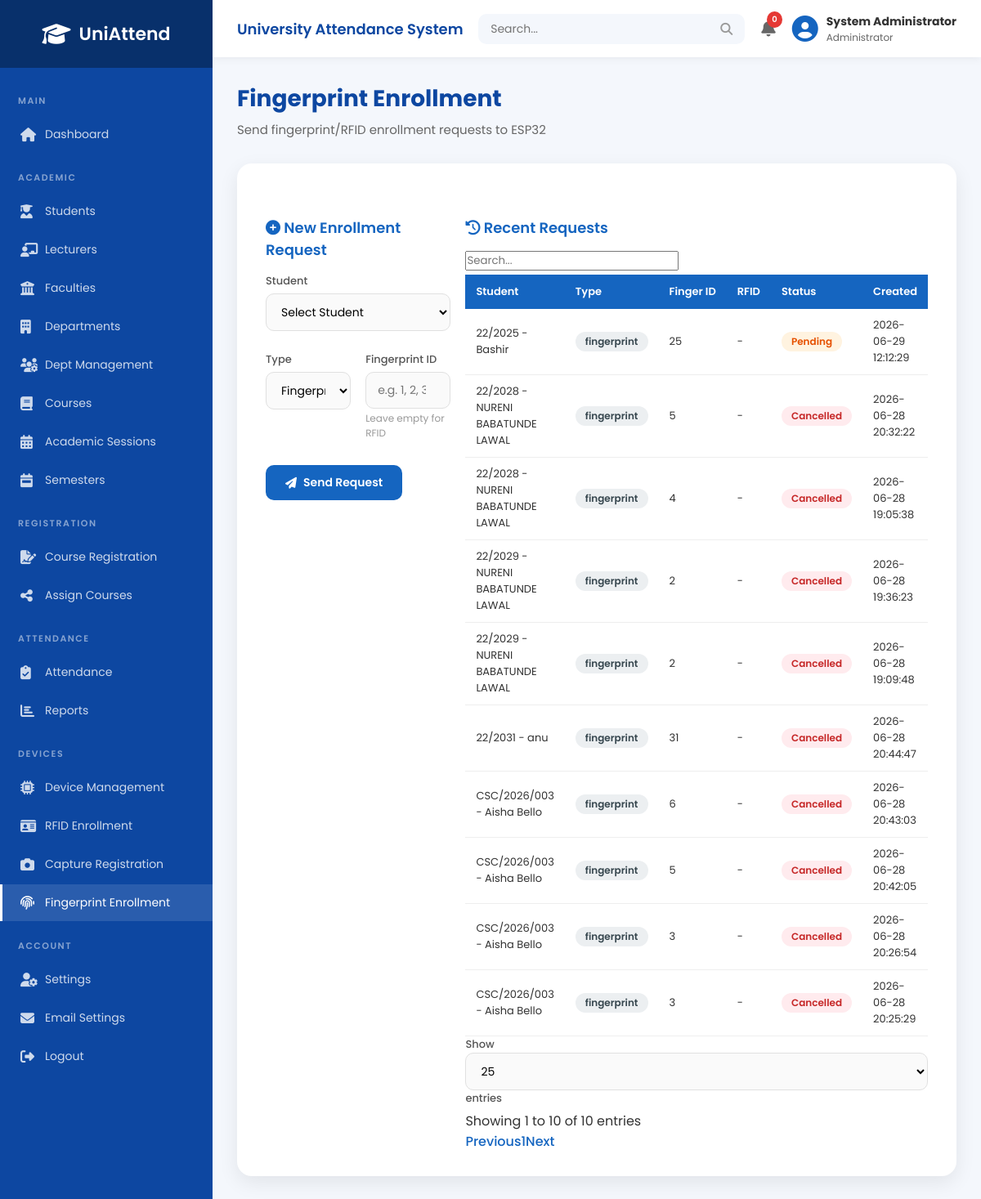
Page /admin/device_enrollment.php (signed in) on the committed database.
### tables this page shows
CREATE TABLE `enrollment_requests` (
  `id` int(11) NOT NULL,
  `student_id` int(11) NOT NULL,
  `enrollment_type` enum('fingerprint','rfid') NOT NULL,
  `fingerprint_id` int(11) DEFAULT NULL,
  `rfid_uid` varchar(100) DEFAULT NULL,
  `status` enum('Pending','Completed','Cancelled') DEFAULT 'Pending',
  `created_at` timestamp NOT NULL DEFAULT current_timestamp(),
  `completed_at` datetime DEFAULT NULL
);

CREATE TABLE `students` (
  `id` int(11) NOT NULL,
  `matric_no` varchar(50) NOT NULL,
  `fullname` varchar(150) NOT NULL,
  `email` varchar(150) DEFAULT NULL,
  `password` varchar(255) NOT NULL,
  `phone` varchar(20) DEFAULT NULL,
  `gender` enum('Male','Female') DEFAULT NULL,
  `department_id` int(11) NOT NULL,
  `level` varchar(20) NOT NULL,
  `academic_session_id` int(11) NOT NULL,
  `fingerprint_id` int(11) DEFAULT NULL,
  `rfid_uid` varchar(100) DEFAULT NULL,
  `passport` varchar(255) DEFAULT NULL,
  `status` enum('Active','Inactive') DEFAULT 'Active',
  `created_at` timestamp NOT NULL DEFAULT current_timestamp()
);

### admin/device_enrollment.php (the view, shortened to what this page needs)
<?php
require_once __DIR__ . '/../php/db_connect.php';
$requests = mysqli_query($conn, "SELECT r.*, s.fullname, s.matric_no FROM enrollment_requests r JOIN students s ON r.student_id = s.id ORDER BY r.id DESC LIMIT 10");
include "includes/header.php";
include "includes/sidebar.php";
include "includes/navbar.php";
?>
<div class="main-content">
<div class="page-title"><h1>Fingerprint Enrollment</h1><p>Send fingerprint/RFID enrollment requests to ESP32</p></div>
<div class="form-box">
<div class="form-row">
<form method="POST">
<h3><i class="fas fa-plus-circle"></i> New Enrollment Request</h3>
<label>Student</label>
<select name="student_id" required>
<option value="">Select Student</option>
</select>
<br><br>
<div class="form-row">
<div><label>Type</label><select name="enrollment_type" required>
<option value="fingerprint">Fingerprint</option>
</select></div>
<div><label>Fingerprint ID</label><input type="number" name="fingerprint_id" placeholder="e.g. 1, 2, 3"><small>Leave empty for RFID</small></div>
</div>
<br>
<button type="submit" class="btn btn-primary"><i class="fas fa-paper-plane"></i> Send Request</button>
</form>
<div>
<h3><i class="fas fa-history"></i> Recent Requests</h3>
<div class="table-wrap">
<table class="datatable">
<thead><tr><th>Student</th><th>Type</th><th>Finger ID</th><th>RFID</th><th>Status</th><th>Created</th></tr></thead>
<tbody>
<?php while ($r = mysqli_fetch_assoc($requests)) { ?>
<tr>
<td><?php echo $r['matric_no'] . " - " . $r['fullname']; ?></td>
<td><span class="badge badge-dark"><?php echo $r['enrollment_type']; ?></span></td>
<td><?php echo $r['fingerprint_id'] ?: '-'; ?></td>
<td><?php echo $r['rfid_uid'] ?: '-'; ?></td>
<td><span class="badge <?php echo $r['status']=='Completed'?'badge-success':($r['status']=='Cancelled'?'badge-danger':'badge-warning'); ?>"><?php echo $r['status']; ?></span></td>
<td><?php echo $r['created_at']; ?></td>
</tr>
<?php } ?>
</tbody>
</table>
</div>
</div>
</div>
</div>
</div>
<?php include "includes/footer.php"; ?>

### admin/assets/css/style.css (style rules this page uses)
:root { --primary: #1565c0; --primary-dark: #0d47a1; --primary-light: #42a5f5; --sidebar-bg: #0d47a1; --sidebar-dark: #08306b; --success: #4caf50; --success-bg: #e8f5e9; --success-text: #2e7d32; --danger: #e53935; --danger-bg: #ffebee; --danger-text: #c62828; --warning: #fb8c00; --warning-bg: #fff3e0; --warning-text: #e65100; --info: #2196f3; --info-bg: #e3f2fd; --info-text: #1565c0; --purple: #8e24aa; --dark: #37474f; --bg: #f4f7fc; --card-bg: #ffffff; --text: #333; --text-light: #666; --border: #e0e0e0; --radius: 18px; --radius-sm: 10px; --shadow: 0 8px 25px rgba(0,0,0,.08); --shadow-hover: 0 12px 35px rgba(0,0,0,.12); --transition: .3s; }
* { margin:0; padding:0; box-sizing:border-box; font-family:'Poppins',sans-serif; }
body { background:var(--bg); color:var(--text); min-height:100vh; }
.main-content { margin-left:260px; padding:30px; width:calc(100% - 260px); }
.page-title { margin-bottom:25px; }
.page-title h1 { font-size:28px; font-weight:700; color:var(--primary-dark); }
.page-title p { margin-top:5px; color:var(--text-light); font-size:15px; }
.form-box { max-width:1100px; margin:30px auto; background:var(--card-bg); padding:30px 35px; border-radius:var(--radius); box-shadow:var(--shadow); }
.form-box h3 { font-size:18px; font-weight:600; color:var(--primary); margin:25px 0 15px; padding-top:10px; }
.form-box label { display:block; font-weight:500; font-size:13px; color:#555; margin-bottom:5px; }
.form-box input[type="text"], .form-box input[type="email"], .form-box input[type="password"], .form-box input[type="number"], .form-box input[type="date"], .form-box input[type="tel"], .form-box select { width:100%; padding:11px 14px; border:1.5px solid var(--border); border-radius:var(--radius-sm); font-size:14px; outline:none; transition:var(--transition); background:#fafafa; }
.form-box small { display:block; color:#999; font-size:12px; margin-top:3px; }
.form-row { display:grid; grid-template-columns:1fr 1fr; gap:18px; }
.btn { display:inline-flex; align-items:center; gap:8px; padding:11px 24px; border:none; border-radius:var(--radius-sm); font-size:14px; font-weight:600; cursor:pointer; transition:var(--transition); text-decoration:none; }
.btn-primary { background:var(--primary); color:#fff; }
.form-box .btn { margin-top:5px; }
.table-wrap { overflow-x:auto; margin-top:15px; }
.form-box table, .dashboard-box table { width:100%; border-collapse:collapse; font-size:13px; }
.form-box table th, .dashboard-box table th { background:var(--primary); color:#fff; padding:11px 13px; text-align:left; font-weight:600; white-space:nowrap; }
.form-box table td, .dashboard-box table td { padding:10px 13px; border-bottom:1px solid #eee; vertical-align:middle; }
.badge { display:inline-block; padding:3px 12px; border-radius:20px; font-size:12px; font-weight:600; text-align:center; }
.badge-danger { background:var(--danger-bg); color:var(--danger-text); }
.badge-warning { background:var(--warning-bg); color:var(--warning-text); }
.badge-dark { background:#eceff1; color:#37474f; }
.fade-in { animation:fadeIn .4s ease; }

### rows in the picture
enrollment_requests: student.matric_no "22/2025", student.fullname "Bashir", enrollment_type "fingerprint", fingerprint "25", rfid_uid "-", status "Pending", created_at "2026-06-29 12:12:29"
enrollment_requests: student.matric_no "22/2031", student.fullname "anu", enrollment_type "fingerprint", fingerprint "31", rfid_uid "-", status "Cancelled", created_at "2026-06-28 20:44:47"
enrollment_requests: student.matric_no "CSC/2026/003", student.fullname "Aisha Bello", enrollment_type "fingerprint", fingerprint "6", rfid_uid "-", status "Cancelled", created_at "2026-06-28 20:43:03"
enrollment_requests: student.matric_no "CSC/2026/003", student.fullname "Aisha Bello", enrollment_type "fingerprint", fingerprint "5", rfid_uid "-", status "Cancelled", created_at "2026-06-28 20:42:05"
enrollment_requests: student.matric_no "22/2028", student.fullname "NURENI BABATUNDE LAWAL", enrollment_type "fingerprint", fingerprint "5", rfid_uid "-", status "Cancelled", created_at "2026-06-28 20:32:22"
enrollment_requests: student.matric_no "CSC/2026/003", student.fullname "Aisha Bello", enrollment_type "fingerprint", fingerprint "3", rfid_uid "-", status "Cancelled", created_at "2026-06-28 20:26:54"
enrollment_requests: student.matric_no "CSC/2026/003", student.fullname "Aisha Bello", enrollment_type "fingerprint", fingerprint "3", rfid_uid "-", status "Cancelled", created_at "2026-06-28 20:25:29"
enrollment_requests: student.matric_no "22/2029", student.fullname "NURENI BABATUNDE LAWAL", enrollment_type "fingerprint", fingerprint "2", rfid_uid "-", status "Cancelled", created_at "2026-06-28 19:36:23"
enrollment_requests: student.matric_no "22/2029", student.fullname "NURENI BABATUNDE LAWAL", enrollment_type "fingerprint", fingerprint "2", rfid_uid "-", status "Cancelled", created_at "2026-06-28 19:09:48"
enrollment_requests: student.matric_no "22/2028", student.fullname "NURENI BABATUNDE LAWAL", enrollment_type "fingerprint", fingerprint "4", rfid_uid "-", status "Cancelled", created_at "2026-06-28 19:05:38"

### other values in the picture
$_SESSION['fullname'] "System Administrator"
